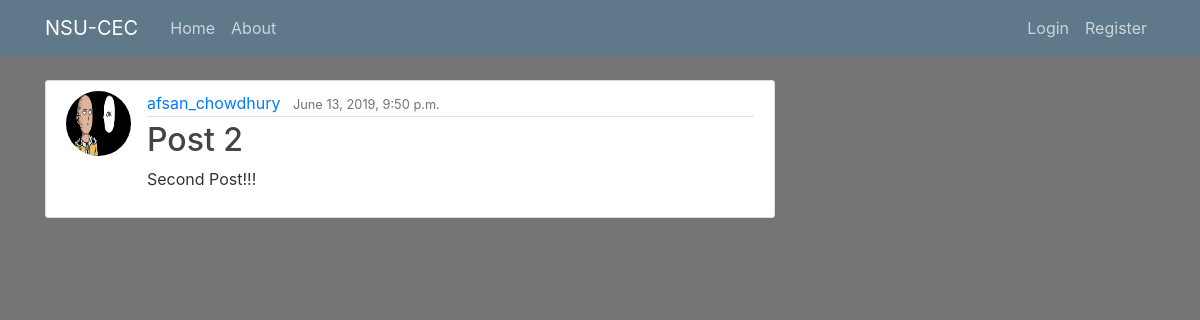
The app's page /post/2/ with its own data.
### blog/models.py (models this page shows, shortened)
class Post(models.Model):
	title = models.CharField(max_length=100)
	content = models.TextField()
	date_posted = models.DateTimeField(auto_now_add=True)
	author = models.ForeignKey(User, on_delete=models.CASCADE)

### users/models.py (models this page shows, shortened)
class Profile(models.Model):
	user = models.OneToOneField(User, on_delete=models.CASCADE)
	image = models.ImageField(default='default.png', upload_to='profile_pics')

### blog/views.py (the view)
# urls.py: path('post/<int:pk>/', PostDetailView.as_view() , name='post-detail'),
class PostDetailView(DetailView):
	model = Post

### blog/templates/blog/post_detail.html (shortened to what this page needs)
{% extends "blog/base.html" %}
{% block content %}
		<article class="media content-section">
			<img class="rounded-circle article-img" src="{{ object.author.profile.image.url }}">
		  <div class="media-body">
		    <div class="article-metadata">
		      <a class="mr-2" href="#">{{ object.author }}</a>
		      <small class="text-muted">{{ object.date_posted }}</small>
		    </div>
		    <h2 class="article-title">{{ object.title }}</h2>
		    <p class="article-content">{{ object.content }}</p>
		  </div>
		</article>
{% endblock content %}

### blog/static/blog/main.css (style rules this page uses)
body { background: #757575; color: #333333; margin-top: 5rem; }
h1, h2, h3, h4, h5, h6 { color: #444444; }
.content-section { background: #ffffff; padding: 10px 20px; border: 1px solid #dddddd; border-radius: 3px; margin-bottom: 20px; }
.article-title { color: #444444; }
.article-content { white-space: pre-line; }
.article-img { height: 65px; width: 65px; margin-right: 16px; }
.article-metadata { padding-bottom: 1px; margin-bottom: 4px; border-bottom: 1px solid #e3e3e3 }

### records on screen
Post: author.profile.image (picture), author "afsan_chowdhury", date_posted "June 13, 2019, 9:50 p.m.", title "Post 2", content "Second Post!!!"
